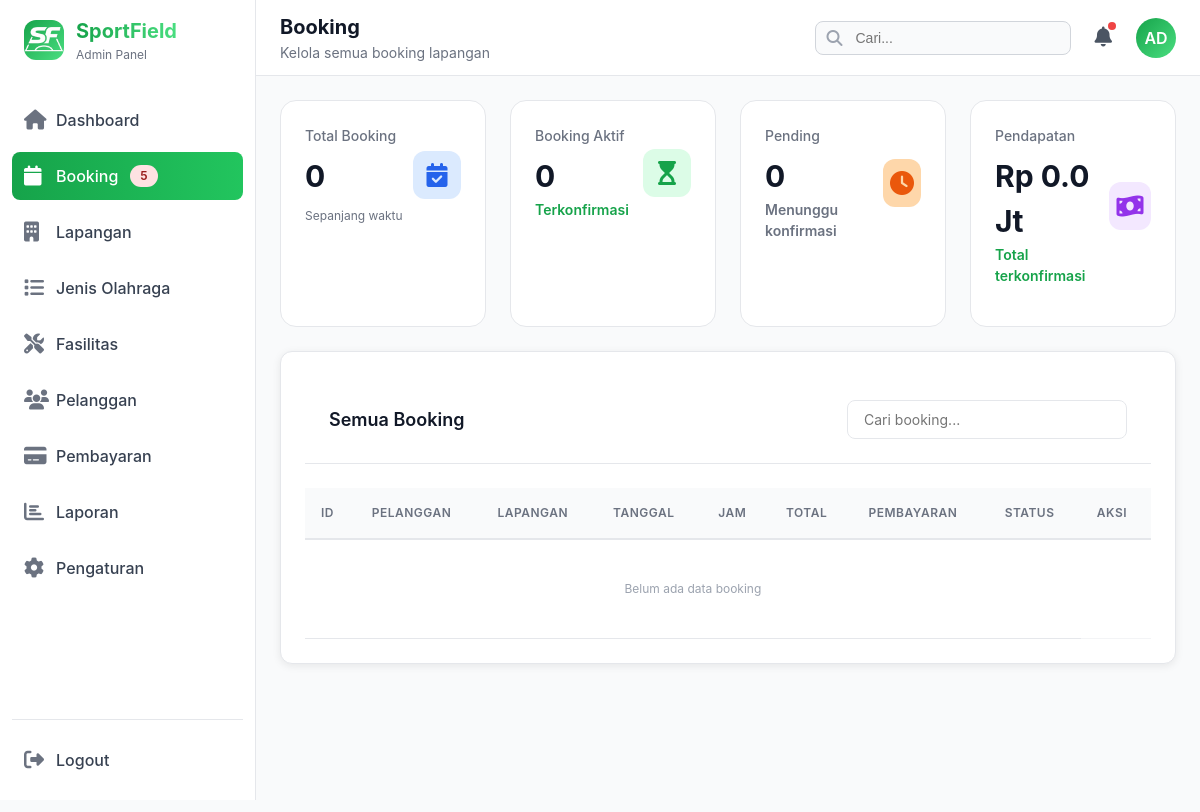
The app's page /page/admin/booking.php (signed in), older data.
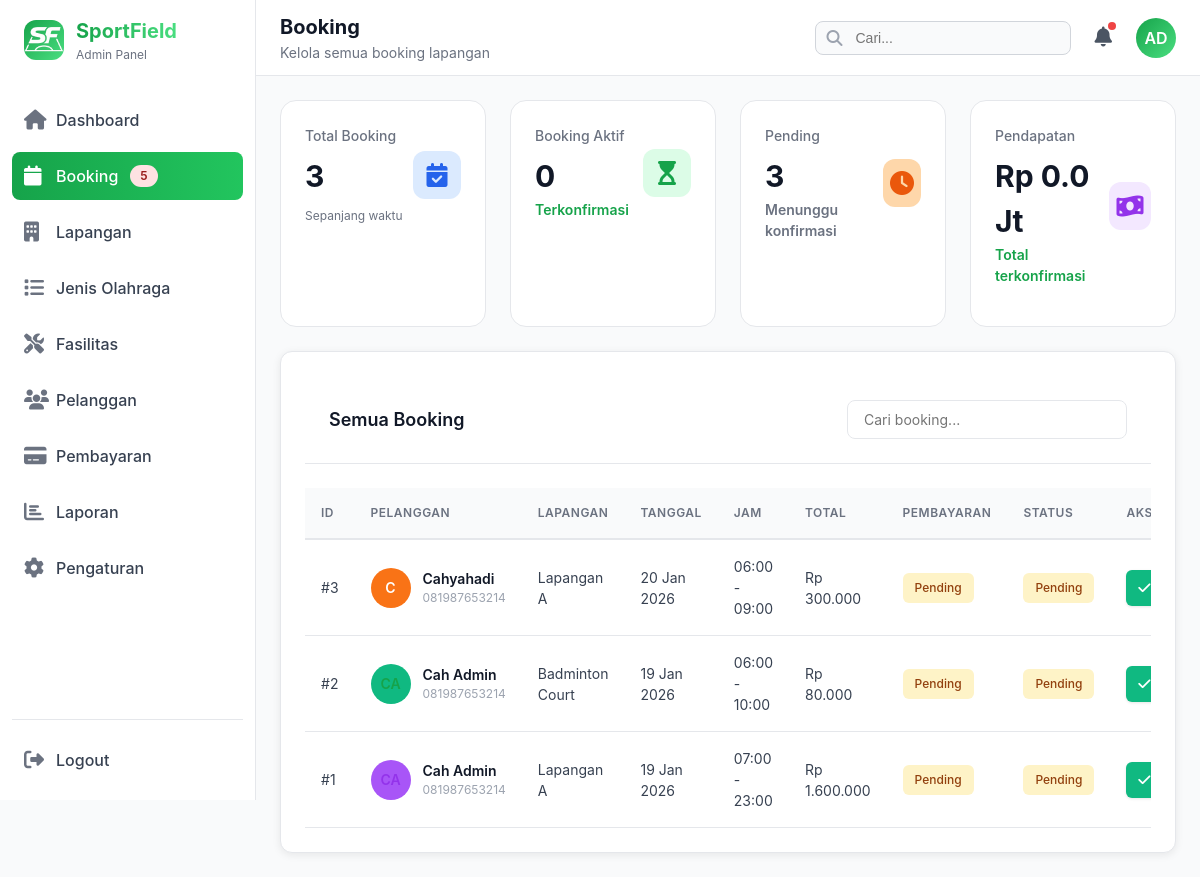
The same page, newer data.
### tables this page shows
CREATE TABLE `booking` (
  `id` int(11) NOT NULL,
  `user_id` int(11) NOT NULL,
  `lapangan_id` int(11) NOT NULL,
  `tanggal` date NOT NULL,
  `jam_mulai` time NOT NULL,
  `jam_selesai` time NOT NULL,
  `total_harga` decimal(10,2) NOT NULL,
  `status` enum('pending','confirmed','cancelled','completed') DEFAULT 'pending',
  `created_at` timestamp NOT NULL DEFAULT current_timestamp()
);

CREATE TABLE `users` (
  `id` int(11) NOT NULL,
  `name` varchar(100) NOT NULL,
  `email` varchar(100) NOT NULL,
  `password` varchar(255) NOT NULL,
  `phone` varchar(20) DEFAULT NULL,
  `role` enum('admin','user') DEFAULT 'user',
  `created_at` timestamp NOT NULL DEFAULT current_timestamp(),
  `updated_at` timestamp NOT NULL DEFAULT current_timestamp() ON UPDATE current_timestamp()
);

CREATE TABLE `lapangan` (
  `id` int(11) NOT NULL,
  `nama` varchar(100) NOT NULL,
  `jenis` varchar(50) NOT NULL,
  `harga_per_jam` decimal(10,2) NOT NULL,
  `deskripsi` text DEFAULT NULL,
  `gambar` varchar(255) DEFAULT NULL,
  `status` enum('tersedia','maintenance') DEFAULT 'tersedia',
  `average_rating` decimal(2,1) DEFAULT 0.0,
  `total_rating` int(11) DEFAULT 0,
  `created_at` timestamp NOT NULL DEFAULT current_timestamp(),
  `updated_at` timestamp NOT NULL DEFAULT current_timestamp() ON UPDATE current_timestamp()
);

### page/admin/booking.php (the view, shortened to what the changed rows need)
<?php
require_once '../../config/db.php';
$stat_total = $pdo->query("SELECT COUNT(*) as total FROM booking")->fetch()['total'];
$stat_pending = $pdo->query("SELECT COUNT(*) as total FROM booking WHERE status='pending'")->fetch()['total'];
$query = "SELECT b.*,
                u.name as customer_name,
                u.phone as customer_phone,
                l.nama as lapangan_nama,
                COALESCE(p.status, 'pending') as pembayaran_status,
                p.metode as pembayaran_metode
          FROM booking b
          INNER JOIN users u ON b.user_id = u.id
          INNER JOIN lapangan l ON b.lapangan_id = l.id
          LEFT JOIN pembayaran p ON b.id = p.booking_id
          ORDER BY b.created_at DESC";
$stmt = $pdo->query($query);
$bookings = $stmt->fetchAll(PDO::FETCH_ASSOC);
?>
<div class="stats-grid">
    <div class="stat-card">
        <div class="stat-header">
            <div>
                <p class="stat-label">Total Booking</p>
                <p class="stat-value"><?php echo number_format($stat_total); ?></p>
                <p class="stat-period">Sepanjang waktu</p>
            </div>
        </div>
    </div>
    <div class="stat-card">
        <div class="stat-header">
            <div>
                <p class="stat-label">Pending</p>
                <p class="stat-value"><?php echo number_format($stat_pending); ?></p>
                <p class="stat-change neutral">Menunggu konfirmasi</p>
            </div>
        </div>
    </div>
</div>
<div class="table-card">
    <div class="table-wrapper">
        <table class="data-table">
            <thead>
                <tr>
                    <th>ID</th>
                    <th>Pelanggan</th>
                    <th>Lapangan</th>
                    <th>Tanggal</th>
                    <th>Jam</th>
                    <th>Total</th>
                    <th>Pembayaran</th>
                    <th>Status</th>
                    <th>Aksi</th>
                </tr>
            </thead>
            <tbody id="bookingTableBody">
                <?php if (empty($bookings)): ?>
                    <tr>
                        <td colspan="8" style="text-align: center; padding: 40px;">
                            <p class="text-muted">Belum ada data booking</p>
                        </td>
                    </tr>
                <?php else: ?>
                    <?php foreach ($bookings as $booking):
                        $name_parts = explode(' ', $booking['customer_name']);
                        $initials = '';
                        foreach ($name_parts as $part) {
                            if (!empty($part)) {
                                $initials .= strtoupper(substr($part, 0, 1));
                            }
                        }
                        $colors = ['blue', 'purple', 'green', 'orange'];
                        $color = $colors[$booking['id'] % 4];
                        $status_class = '';
                        $status_text = '';
                        switch($booking['status']) {
                            case 'pending':
                                $status_class = 'warning';
                                $status_text = 'Pending';
                                break;
                        }
                        $date = new DateTime($booking['tanggal']);
                        $formatted_date = $date->format('d M Y');
                        $jam_mulai = substr($booking['jam_mulai'], 0, 5);
                        $jam_selesai = substr($booking['jam_selesai'], 0, 5);
                    ?>
                    <tr data-id="<?php echo $booking['id']; ?>">
                        <td>#<?php echo $booking['id']; ?></td>
                        <td>
                            <div class="customer-info">
                                <div class="customer-avatar <?php echo $color; ?>"><?php echo $initials; ?></div>
                                <div>
                                    <p class="customer-name"><?php echo htmlspecialchars($booking['customer_name']); ?></p>
                                    <p class="text-muted"><?php echo htmlspecialchars($booking['customer_phone'] ?? '-'); ?></p>
                                </div>
                            </div>
                        </td>
                        <td><?php echo htmlspecialchars($booking['lapangan_nama']); ?></td>
                        <td><?php echo $formatted_date; ?></td>
                        <td><?php echo $jam_mulai . ' - ' . $jam_selesai; ?></td>
                        <td>Rp <?php echo number_format($booking['total_harga'], 0, ',', '.'); ?></td>
                        <td>
                            <span class="status-badge <?php
                                $pembayaran_class = '';
                                $pembayaran_text = '';
                                switch($booking['pembayaran_status']) {
                                    default:
                                        $pembayaran_class = 'warning';
                                        $pembayaran_text = 'Pending';
                                }
                                echo $pembayaran_class;
                            ?>" id="payment-<?php echo $booking['id']; ?>">
                                <?php echo $pembayaran_text; ?>
                            </span>
                        </td>
                        <td>
                            <span class="status-badge <?php echo $status_class; ?>" id="status-<?php echo $booking['id']; ?>">
                                <?php echo $status_text; ?>
                            </span>
                        </td>
                        <td>
                            <div class="action-buttons">
                                <?php if ($booking['status'] == 'pending'): ?>
                                    <button onclick="updateStatus(<?php echo $booking['id']; ?>, 'confirmed')"
                                            class="btn-action success"
                                            title="Konfirmasi"
                                            <?php echo ($booking['pembayaran_status'] !== 'success') ? 'disabled' : ''; ?>>
                                        <i class="fas fa-check"></i>
                                    </button>
                                <?php endif; ?>
                            </div>
                        </td>
                    </tr>
                    <?php endforeach; ?>
                <?php endif; ?>
            </tbody>
        </table>
    </div>
</div>
<?php
include '../includes/admin-layout.php';
?>
<link rel="stylesheet" href="../../assets/css/admin_style/booking.css">

Row changes from the older to the newer data that the page shows:
added booking: id "3", initials "C", user.name "Cahyahadi", user.phone "081987653214", lapangan.nama "Lapangan A", tanggal "20 Jan 2026", jam_mulai "06:00", jam_selesai "09:00", total_harga "300.000", pembayaran_text "Pending", status "Pending"
added booking: id "2", user.name "Cah Admin", user.phone "081987653214", lapangan.nama "Badminton Court", tanggal "19 Jan 2026", jam_mulai "06:00", jam_selesai "10:00", total_harga "80.000", pembayaran_text "Pending", status "Pending"
added booking: id "1", initials "CA", user.name "Cah Admin", user.phone "081987653214", lapangan.nama "Lapangan A", tanggal "19 Jan 2026", jam_mulai "07:00", jam_selesai "23:00", total_harga "1.600.000", pembayaran_text "Pending", status "Pending"
Text that changed along with them:
$stat_total: "0" → "3"
$stat_pending: "0" → "3"
text no longer shown: "Belum ada data booking"
